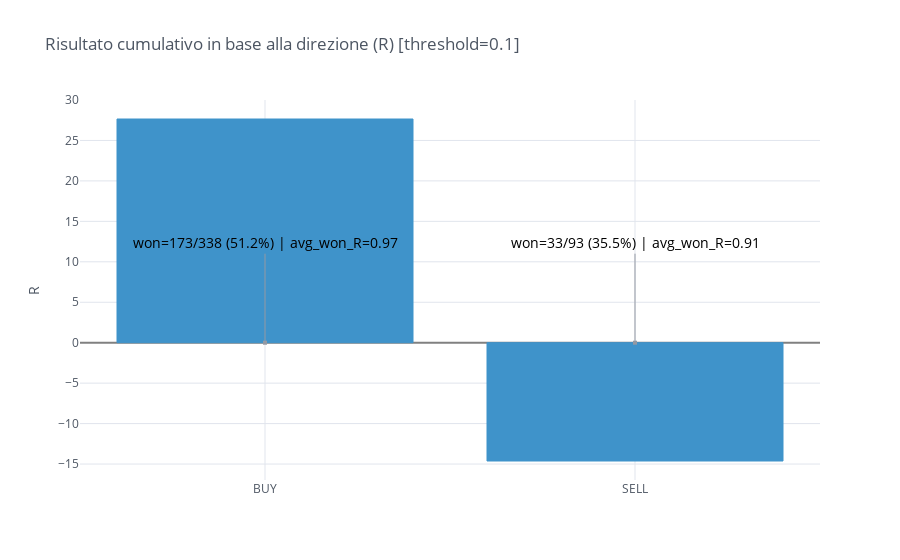

The notebook cell saved with this chart:
### Markdown cell above
## Analisi direzionale

### Code cell
df = df1.copy()
threshold = 0.1
longs = df[df.side == 'BUY']
shorts = df[df.side == 'SELL']
longs_won = longs[df.result > threshold]
shorts_won = shorts[df.result > threshold]

notes = {0: (f'won={len(longs_won):.0f}/{len(longs):.0f} ({len(longs_won)/len(longs):.1%}) | '
             f'avg_won_R={longs_won.result.mean():.2f}'),

         1: (f'won={len(shorts_won):.0f}/{len(shorts):.0f} ({len(shorts_won)/len(shorts):.1%}) | '
            f'avg_won_R={shorts_won.result.mean():.2f}')}

df.groupby('side').sum().iplot(kind='bar', colors=cf_colors, opacity=1, yTitle='R',
                               zerolinecolor='grey', textangle=0, fontcolor='black', fontsize=14, annotations=notes, 
                               title=f'Risultato cumulativo in base alla direzione (R) [threshold={threshold}]')

### Figure 1 — Plotly figure (JSON) as saved in the notebook; plotly's stock layout.template omitted (floating-point values rounded to 4 significant figures)
{"data": [{"marker": {"color": "rgba(63, 147, 202, 1)", "line": {"color": "rgba(63, 147, 202, 1.0)", "width": 1}}, "name": "result", "orientation": "v", "text": "", "type": "bar", "x": ["BUY", "SELL"], "y": [27.65, -14.62]}], "layout": {"annotations": [{"arrowcolor": "#9499A3", "arrowhead": 7, "ax": 0, "ay": -100, "font": {"color": "black", "size": 14}, "hovertext": "", "opacity": 1, "showarrow": true, "text": "won=173/338 (51.2%) | avg_won_R=0.97", "textangle": 0, "x": 0, "xref": "x", "y": 0, "yref": "y"}, {"arrowcolor": "#9499A3", "arrowhead": 7, "ax": 0, "ay": -100, "font": {"color": "black", "size": 14}, "hovertext": "", "opacity": 1, "showarrow": true, "text": "won=33/93 (35.5%) | avg_won_R=0.91", "textangle": 0, "x": 1, "xref": "x", "y": 0, "yref": "y"}], "legend": {"bgcolor": "#FFFFFF", "font": {"color": "#4D5663"}}, "paper_bgcolor": "#FFFFFF", "plot_bgcolor": "#FFFFFF", "title": {"font": {"color": "#4D5663"}, "text": "Risultato cumulativo in base alla direzione (R) [threshold=0.1]"}, "xaxis": {"gridcolor": "#E1E5ED", "showgrid": true, "tickfont": {"color": "#4D5663"}, "title": {"font": {"color": "#4D5663"}, "text": ""}, "zerolinecolor": "grey"}, "yaxis": {"gridcolor": "#E1E5ED", "showgrid": true, "tickfont": {"color": "#4D5663"}, "title": {"font": {"color": "#4D5663"}, "text": "R"}, "zerolinecolor": "grey"}}}
